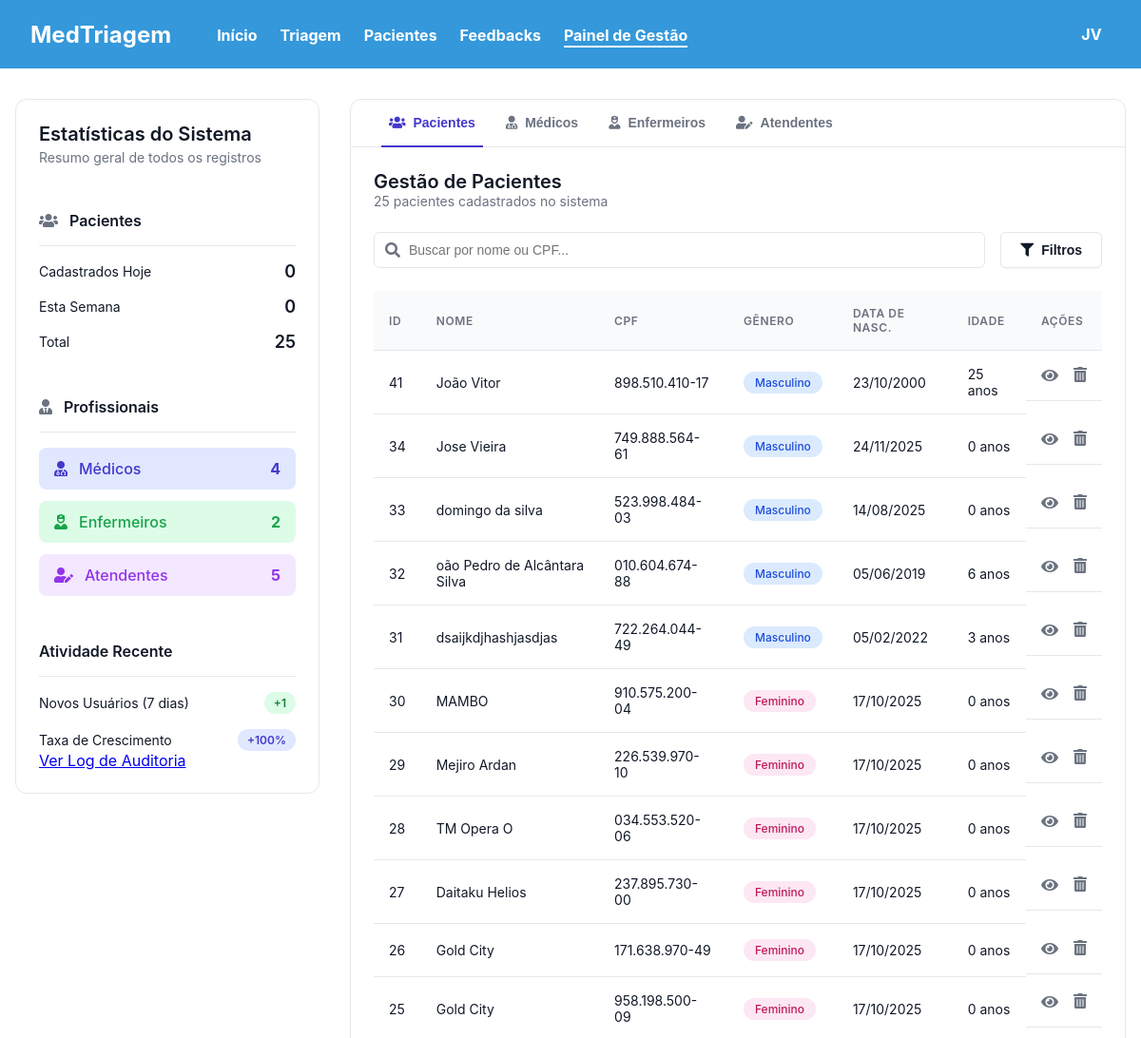
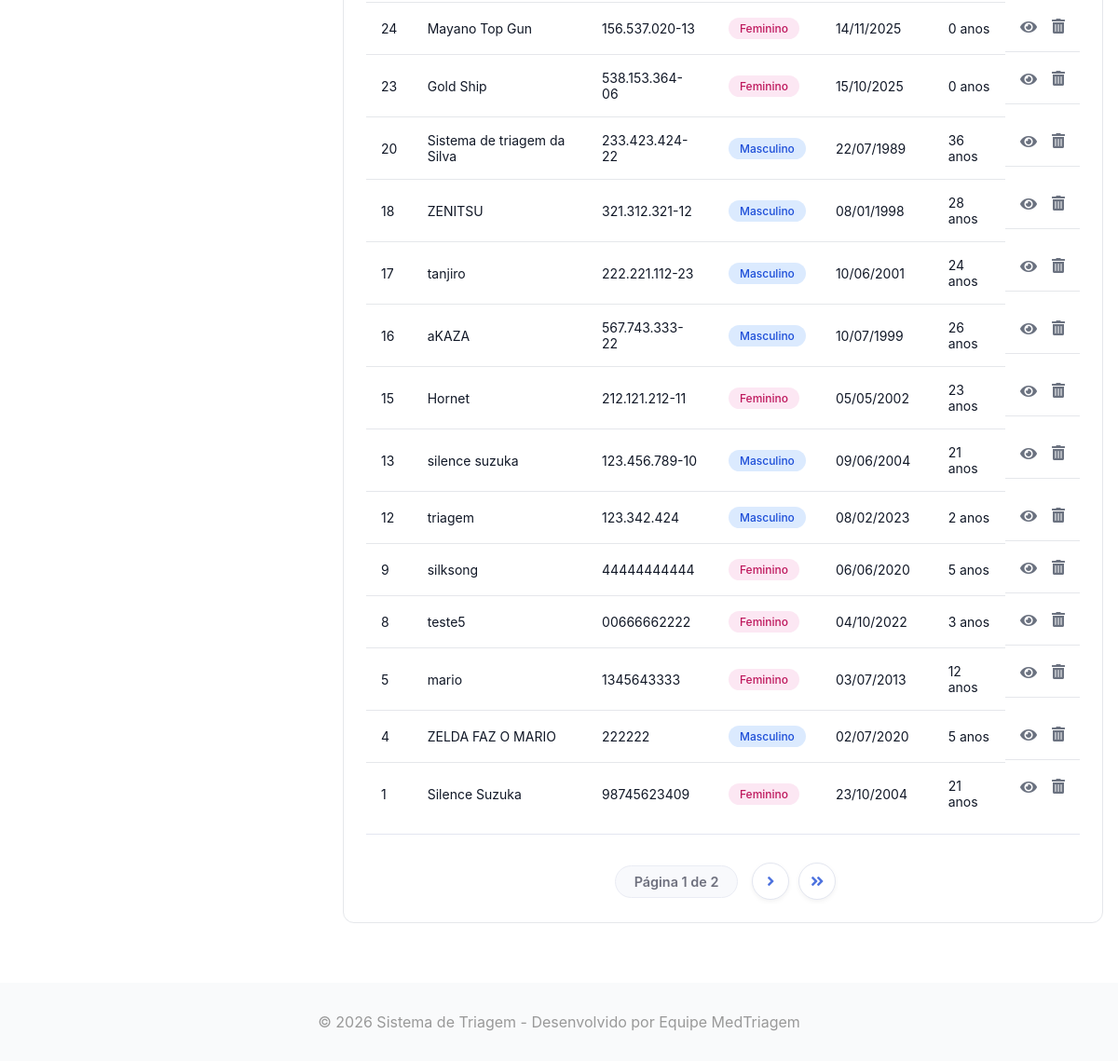
The app's page /master/gestao/ (signed in) with its own data (2 pictures, top to bottom).
### triagem/models.py (models this page shows, shortened)
class Paciente(models.Model):
    unidade_saude = models.ForeignKey(UnidadeSaude, on_delete=models.CASCADE, null=True) # Campo OBRIGATÓRIO
    Sexualidade = [
        ('Masculino', 'Masculino'),
        ('Feminino', 'Feminino'),
    ]
    Convenios = [
        ('SUS', 'SUS'),
        ('Unimed', 'Unimed'),
        ('Hapvida', 'Hapvida'),
        ('Amil', 'Amil'),
        ('Bradesco Saude', 'Bradesco Saude'),
    ]
    Status = [
        ('Pendente', 'Pendente'),
        ('Aguardando', 'Aguardando'),
        ('Em atendimento', 'Em atendimento'),
        ('Concluido', 'Concluido'),
    ]
    Sintomas = [
        ('Dor_Toracica', 'Dor Torácica / Aperto no Peito'),
        ('Falta_de_Ar', 'Falta de Ar / Dificuldade para Respirar'),
        ('Alteracao_Neurologica_Grave', 'Alteração de Consciência / Convulsão / Confusão'),
        ('Sangramento_Ativo', 'Sangramento Ativo / Vômito ou Fezes com Sangue'),
        ('Febre', 'Febre / Calafrios'),
        ('Dor_de_Cabeca', 'Dor de Cabeça'),
        ('Tontura_MalEstar', 'Tontura / Fraqueza / Mal-estar Geral'),
        ('Sintomas_Respiratorios_Leves', 'Tosse / Espirros / Dor de Garganta'),
        ('Dor_Abdominal', 'Dor Abdominal / Cólica'),
        ('Sintomas_Gastrointestinais', 'Náusea / Vômito / Diarreia'),
        ('Lesao_Trauma', 'Lesão / Trauma / Queda Recente'),
        ('Dor_Locomotora', 'Dor Muscular / Articular / Lombar'),
        ('Reacao_Alergica_Pele', 'Reação Alérgica / Erupção na Pele / Inchaço'),
        ('Queixa_Urinaria', 'Queixa Urinária (Dor ao urinar / Sangue na urina)'),
        ('Outro', 'Outro'),
    ]
    Risco = [
        ('Vermelho', 'Emergência'),
        ('Laranja', 'Muito Urgente'),
        ('Amarelo', 'Urgente'),
        ('Verde', 'Pouco Urgente'),
        ('Azul', 'Não Urgente'),
    ]
    Profissionais = [
        ('Clinica Medica', 'Clinica Medica'),
        ('Ortopedia', 'Ortopedia'),
        ('Pediatria', 'Pediatria'),
        ('Cardiologia', 'Cardiologia'),
        ('Neurologia', 'Neurologia'),
    ]
    nome = models.CharField(max_length=100)
    data_nascimento = models.DateField(verbose_name="Data de Nascimento")
    sexo = models.CharField(choices=Sexualidade, max_length=50)
    cpf = models.CharField(unique=True, max_length=14)
    convenio = models.CharField(choices=Convenios, max_length=50)
    nome_responsavel = models.CharField(max_length=100, blank=True, null=True, verbose_name="Nome do Responsável")
    cpf_responsavel = models.CharField(max_length=14, blank=True, null=True, verbose_name="CPF do Responsável")
    temperatura = models.FloatField(max_length=3)
    pressao_sistolica = models.CharField(max_length=3) # Valor maior
    pressao_diastolica = models.CharField(max_length=3) # Valor menor
    pulso = models.CharField(max_length=3)
    frequenciaRespiratoria = models.CharField(max_length=3)
    saturacao = models.CharField(max_length=3)
    glicemia = models.CharField(max_length=3)
    dor = models.IntegerField(validators=[MinValueValidator(0), MaxValueValidator(10)])
    queixa = models.CharField(max_length=1000)
    inicio_sintomas = models.DateField()
    sintomas_associados = models.CharField(choices=Sintomas, max_length=50)
    observacoes = models.CharField(blank=True, null=True, max_length=1000)
    classificacao = models.CharField(choices=Risco, max_length=50,blank=True, null=True)
    justificativa = models.CharField(max_length=255, blank=True, null=True)
    encaminhamento = models.CharField(choices=Profissionais, max_length=50,blank=True, null=True)
    status = models.CharField(max_length=30, choices=Status, default='Pendente',blank=True, null=True)
    hora_chegada = models.DateTimeField(default=timezone.now, blank=True)
    hora_inicio_atendimento = models.DateTimeField(null=True, blank=True)
    hora_fim_atendimento = models.DateTimeField(null=True, blank=True)
    atendente = models.ForeignKey(settings.AUTH_USER_MODEL, on_delete=models.PROTECT, related_name='pacientes_criados')
    medico_responsavel = models.ForeignKey(settings.AUTH_USER_MODEL, on_delete=models.SET_NULL, related_name='pacientes_atendidos', null=True, blank=True)
    @property
    def idade(self):
        if not self.data_nascimento:
            return None # Retorna nada se a data de nascimento não estiver preenchida
        hoje = date.today()
        idade_calculada = hoje.year - self.data_nascimento.year - ((hoje.month, hoje.day) < (self.data_nascimento.month, self.data_nascimento.day))
        return idade_calculada

### triagem/decorators.py (the view)
    def _wrapped_view(request, *args, **kwargs):
        if not (request.user.is_superuser or (request.user.is_authenticated and request.user.tipo_usuario == 'ADMIN')):
            raise PermissionDenied
        return view_func(request, *args, **kwargs)

### triagem/models.py (called while the page is built)
    @property
    def registro_formatado(self):
        if self.tipo_usuario == self.TipoUsuario.MEDICO and self.crm and self.uf_registro:
            return f"CRM-{self.uf_registro} {self.crm}"
        elif self.tipo_usuario == self.TipoUsuario.ENFERMEIRO and self.coren and self.uf_registro:
            return f"COREN-{self.uf_registro} {self.coren}"
        return "-" # Retorna um traço se não houver registro aplicável

### triagem/templates/site/gestao.html (shortened to what this page needs)
{% extends 'site/headerBase.html' %}
{% load static %}
{% block styles %}
    <link rel="stylesheet" href="{% static 'front/css/gestao.css' %}?v=5">
{% endblock %}
{% block content %}
<div class="gestao-container">
    <aside class="sidebar-estatisticas">
        <div class="sidebar-section">
            <h2>Estatísticas do Sistema</h2>
            <p class="subtitle">Resumo geral de todos os registros</p>
        </div>
        <div class="sidebar-section">
            <div class="section-header">
                <i class="fas fa-users"></i>
                <h3>Pacientes</h3>
            </div>
            <ul class="stat-list">
                <li class="stat-item">
                    <span>Cadastrados Hoje</span>
                    <span class="stat-value">{{ total_pacientes_hoje }}</span>
                </li>
                <li class="stat-item">
                    <span>Esta Semana</span>
                    <span class="stat-value">{{ pacientes_esta_semana }}</span>
                </li>
                <li class="stat-item">
                    <span>Total</span>
                    <span class="stat-value">{{ total_pacientes }}</span>
                </li>
            </ul>
        </div>
        <div class="sidebar-section">
            <div class="section-header">
                <i class="fas fa-user-tie"></i>
                <h3>Profissionais</h3>
            </div>
            <div class="professional-list">
                <div class="professional-item medicos">
                    <div class="professional-info">
                        <i class="fas fa-user-md"></i>
                        <span>Médicos</span>
                    </div>
                    <span class="professional-count">{{ total_medicos }}</span>
                </div>
                <div class="professional-item enfermeiros">
                    <div class="professional-info">
                        <i class="fas fa-user-nurse"></i>
                        <span>Enfermeiros</span>
                    </div>
                    <span class="professional-count">{{ total_enfermeiros }}</span>
                </div>
                <div class="professional-item atendentes">
                    <div class="professional-info">
                        <i class="fas fa-user-edit"></i>
                        <span>Atendentes</span>
                    </div>
                    <span class="professional-count">{{ total_atendentes }}</span>
                </div>
            </div>
        </div>
        <div class="sidebar-section">
            <h3>Atividade Recente</h3>
            <ul class="stat-list">
                <li class="stat-item">
                    <span>Novos Usuários (7 dias)</span>
                    <span class="activity-badge green-badge">+{{ novos_usuarios_7_dias }}</span>
                </li>
                <li class="stat-item">
                    <span>Taxa de Crescimento</span>
                    {% if taxa_crescimento > 0 %}
                        <span class="activity-badge blue-badge">{{ taxa_crescimento_formatada }}</span>
                    {% elif taxa_crescimento < 0 %}
                        <span class="activity-badge red-badge">{{ taxa_crescimento_formatada }}</span>
                    {% else %}
                        <span class="activity-badge gray-badge">{{ taxa_crescimento_formatada }}</span>
                    {% endif %}
                </li>
            </ul>
            <a href="{% url 'hosp:log_auditoria' %}">
                Ver Log de Auditoria
            </a>
        </div>
    </aside>
    <div class="management-section">
            <div class="tab-nav">
                <button class="tab-button active" data-tab="pacientes">
                    <i class="fas fa-users"></i> Pacientes
                </button>
                <button class="tab-button" data-tab="medicos">
                    <i class="fas fa-user-md"></i> Médicos
                </button>
                <button class="tab-button" data-tab="enfermeiros">
                    <i class="fas fa-user-nurse"></i> Enfermeiros
                </button>
                <button class="tab-button" data-tab="atendentes">
                    <i class="fas fa-user-edit"></i> Atendentes
                </button>
            </div>
            <div id="pacientes" class="tab-content active">
                <div class="content-header">
                    <div>
                        <h2>Gestão de Pacientes</h2>
                        <p class="subtitle">{{ total_pacientes }} pacientes cadastrados no sistema </p>
                    </div>
                </div>
                <div class="filter-bar">
                    <div class="search-box">
                        <i class="fas fa-search search-icon"></i>
                        <input type="text" placeholder="Buscar por nome ou CPF...">
                    </div>
                    <div class="filter-dropdown-container">
                        <button class="btn btn-secondary" id="filter-btn">
                            <i class="fas fa-filter"></i>
                            <span id="filter-btn-text">Filtros</span>
                        </button>
                    </div>
                </div>
                <table>
                    <thead>
                        <tr>
                            <th>ID</th>
                            <th>Nome</th>
                            <th>CPF</th>
                            <th>Gênero</th>
                            <th>Data de Nasc.</th>
                            <th>Idade</th>
                            <th>Ações</th>
                        </tr>
                    </thead>
                    <tbody>
                        {% for paciente in pacientes %}
                        <tr>
                            <td>{{ paciente.id }}</td>
                            <td>{{ paciente.nome }}</td>
                            <td>{{ paciente.cpf }}</td>
                            <td>
                                <span class="badge genero-{{ paciente.get_sexo_display|lower }}">
                                    {{ paciente.get_sexo_display }}
                                </span>
                            </td>
                            <td>{{ paciente.data_nascimento|date:"d/m/Y" }}</td>
                            <td>{{ paciente.idade }} anos</td>
                            <td class="actions">
                                <a href="{% url 'hosp:mostrar' pk=paciente.pk %}" class="action-icon" title="Ver Prontuário">
                                    <i class="fas fa-eye"></i>
                                </a>
                                <form action="{% url 'hosp:deletar' pk=paciente.pk %}" method="post" style="display: inline;" onsubmit="return confirm('Tem certeza que deseja remover o paciente \'{{ paciente.nome|addslashes }}\'?');">
                                    <button type="submit" class="action-icon-delete" title="Remover">
                                        <i class="fas fa-trash-alt"></i>
                                    </button>
                                </form>
                            </td>
                        </tr>
                        {% empty %}
                        <tr><td colspan="7">Nenhum paciente cadastrado.</td></tr>
                        {% endfor %}
                    </tbody>
                </table>
                <div class="pagination">
                    <span class="step-links">
                        <span class="current">
                            Página {{ page_obj.number }} de {{ page_obj.paginator.num_pages }}
                        </span>
                        {% if page_obj.has_next %}
                            <a href="?page={{ page_obj.next_page_number }}{% if request.GET.q %}&q={{ request.GET.q }}{% endif %}" title="Próxima">
                                <i class="fas fa-angle-right"></i>
                            </a>
                            <a href="?page={{ page_obj.paginator.num_pages }}{% if request.GET.q %}&q={{ request.GET.q }}{% endif %}" title="Última">
                                <i class="fas fa-angle-double-right"></i>
                            </a>
                        {% endif %}
                    </span>
                </div>
            </div>
    </div>
</div>
{% endblock %}

### triagem/static/front/css/base.css (style rules this page uses)
body { margin: 0; font-family: 'Segoe UI', Tahoma, Geneva, Verdana, sans-serif; background-color: #ffffff; color: #333; }

### records on screen
Paciente: id "41", nome "João Vitor", cpf "898.510.410-17", sexo "Masculino", data_nascimento "23/10/2000", idade "25"
Paciente: id "34", nome "Jose Vieira", cpf "749.888.564-61", sexo "Masculino", data_nascimento "24/11/2025", idade "0"
Paciente: id "33", nome "domingo da silva", cpf "523.998.484-03", sexo "Masculino", data_nascimento "14/08/2025", idade "0"
Paciente: id "32", nome "oão Pedro de Alcântara Silva", cpf "010.604.674-88", sexo "Masculino", data_nascimento "05/06/2019", idade "6"
Paciente: id "31", nome "dsaijkdjhashjasdjas", cpf "722.264.044-49", sexo "Masculino", data_nascimento "05/02/2022", idade "3"
Paciente: id "30", nome "MAMBO", cpf "910.575.200-04", sexo "Feminino", data_nascimento "17/10/2025", idade "0"
Paciente: id "29", nome "Mejiro Ardan", cpf "226.539.970-10", sexo "Feminino", data_nascimento "17/10/2025", idade "0"
Paciente: id "28", nome "TM Opera O", cpf "034.553.520-06", sexo "Feminino", data_nascimento "17/10/2025", idade "0"
Paciente: id "27", nome "Daitaku Helios", cpf "237.895.730-00", sexo "Feminino", data_nascimento "17/10/2025", idade "0"
Paciente: id "26", nome "Gold City", cpf "171.638.970-49", sexo "Feminino", data_nascimento "17/10/2025", idade "0"
Paciente: id "25", nome "Gold City", cpf "958.198.500-09", sexo "Feminino", data_nascimento "17/10/2025", idade "0"
Paciente: id "24", nome "Mayano Top Gun", cpf "156.537.020-13", sexo "Feminino", data_nascimento "14/11/2025", idade "0"
Paciente: id "23", nome "Gold Ship", cpf "538.153.364-06", sexo "Feminino", data_nascimento "15/10/2025", idade "0"
Paciente: id "20", nome "Sistema de triagem da Silva", cpf "233.423.424-22", sexo "Masculino", data_nascimento "22/07/1989", idade "36"
Paciente: id "18", nome "ZENITSU", cpf "321.312.321-12", sexo "Masculino", data_nascimento "08/01/1998", idade "28"
Paciente: id "17", nome "tanjiro", cpf "222.221.112-23", sexo "Masculino", data_nascimento "10/06/2001", idade "24"
Paciente: id "16", nome "aKAZA", cpf "567.743.333-22", sexo "Masculino", data_nascimento "10/07/1999", idade "26"
Paciente: id "15", nome "Hornet", cpf "212.121.212-11", sexo "Feminino", data_nascimento "05/05/2002", idade "23"
Paciente: id "13", nome "silence suzuka", cpf "123.456.789-10", sexo "Masculino", data_nascimento "09/06/2004", idade "21"
Paciente: id "12", nome "triagem", cpf "123.342.424", sexo "Masculino", data_nascimento "08/02/2023", idade "2"
Paciente: id "9", nome "silksong", cpf "44444444444", sexo "Feminino", data_nascimento "06/06/2020", idade "5"
Paciente: id "8", nome "teste5", cpf "00666662222", sexo "Feminino", data_nascimento "04/10/2022", idade "3"
Paciente: id "5", nome "mario", cpf "1345643333", sexo "Feminino", data_nascimento "03/07/2013", idade "12"
Paciente: id "4", nome "ZELDA FAZ O MARIO", cpf "222222", sexo "Masculino", data_nascimento "02/07/2020", idade "5"
Paciente: id "1", nome "Silence Suzuka", cpf "98745623409", sexo "Feminino", data_nascimento "23/10/2004", idade "21"

### other values on screen
{{ total_pacientes_hoje }} "0"
{{ pacientes_esta_semana }} "0"
{{ total_pacientes }} "25"
{{ total_medicos }} "4"
{{ total_enfermeiros }} "2"
{{ total_atendentes }} "5"
{{ novos_usuarios_7_dias }} "1"
{{ taxa_crescimento_formatada }} "+100%"
{{ page_obj.number }} "1"
{{ page_obj.paginator.num_pages }} "2"
